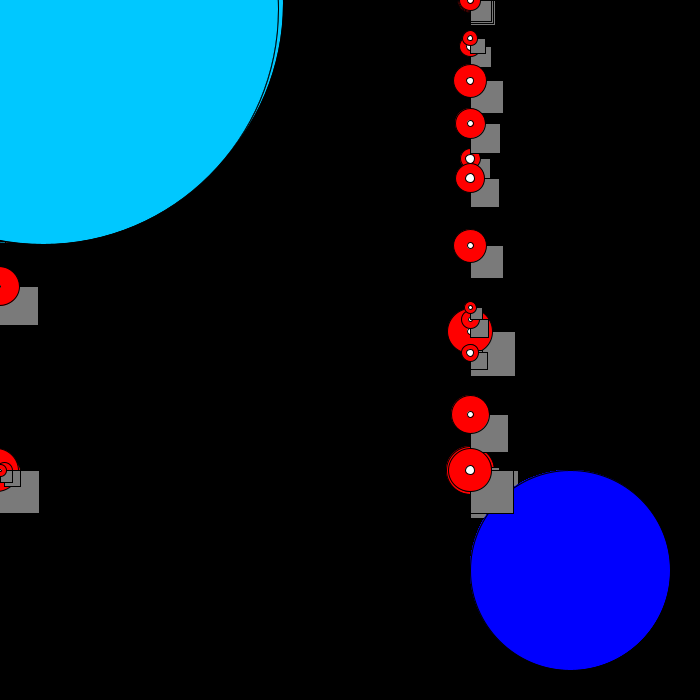
Frame 1 (no input)
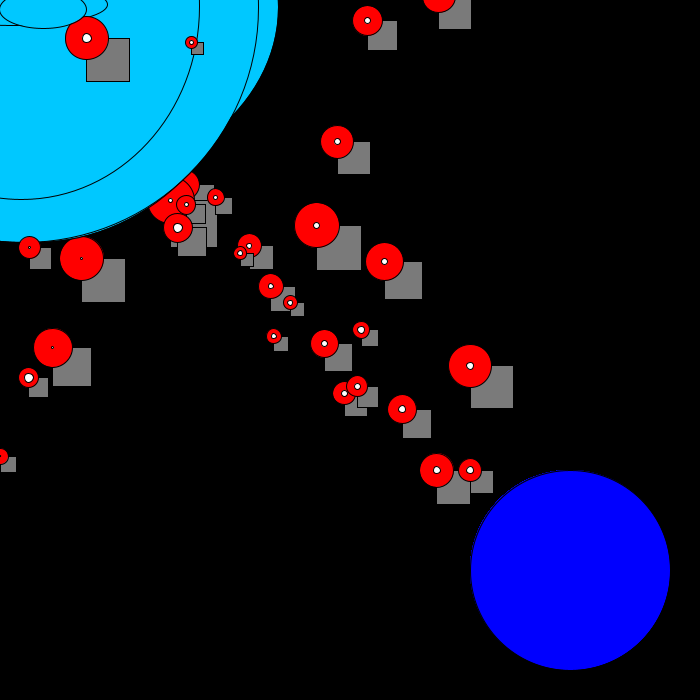
Frame 60 (the mouse pressed at the canvas centre just before this capture)
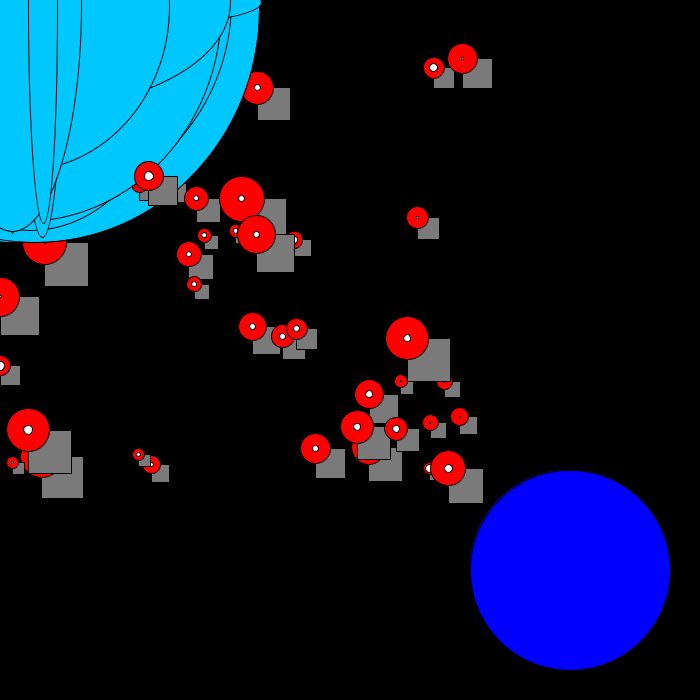
Frame 120 (the mouse held since frame 60 and released just before this capture)

The Processing sketch that drew these frames (run headless with seeded random() and noise(); from frame 60 on, the mouse is pressed at the canvas centre):

// Processing sketch: processing_124126
// ── processing_124126.pde

nave[] n;
  
void setup()
{
  size(700,700);
  smooth(56);
  fill(0);
 
  n = new nave[50];
  for (int i=0; i<50; i++)
  {
    n[i] = new nave();
    n[i].y = random(-height, height);
    n[i].a = (int)random(10, 50);
    n[i].s = (int)random(1, 10);
  }
}
  
void draw()
{
  background(0);
  for (int i=0; i<n.length; i++)
  {
    n[i].move();
    n[i].show();
  }
  for (int i=0; i<n.length; i++)
  {
   
  }
}

class nave
{
  float x, y;
  int a, s;

  
  void show()
  {
    fill(0,0,255);
    ellipse(570,570,200,200);
    fill(122,122,122);
    rect(x, y, a, a);
    fill(255,0,0);
    ellipse(x,y,a,a);
   fill(255); 
   ellipse(x,y,s,s);
  fill(0,200,255); 
   ellipse(a,s,x,y); 
 
}
  
  void move()
  {
    x += ( mouseX - width/2  ) * 0.02 * s;
    y += ( mouseY - height/2 ) * 0.02 * s;
    x=x+random(10, 20);
    y=y+random(10, 20);
    if (x < -5)
    {
      x = 470;
    }
    if (x > 470)
    {
      x = 0;
    }
    if (y < -5)
    {
      y = 470;
    }
    if (y > 470)
    {
      y = 0;
    }
   
    }
  }

void keyPressed()
{
  
    for (int i=0; i<100; i++)
    {
      n[i].a=n[i].a-1;
    }
}
